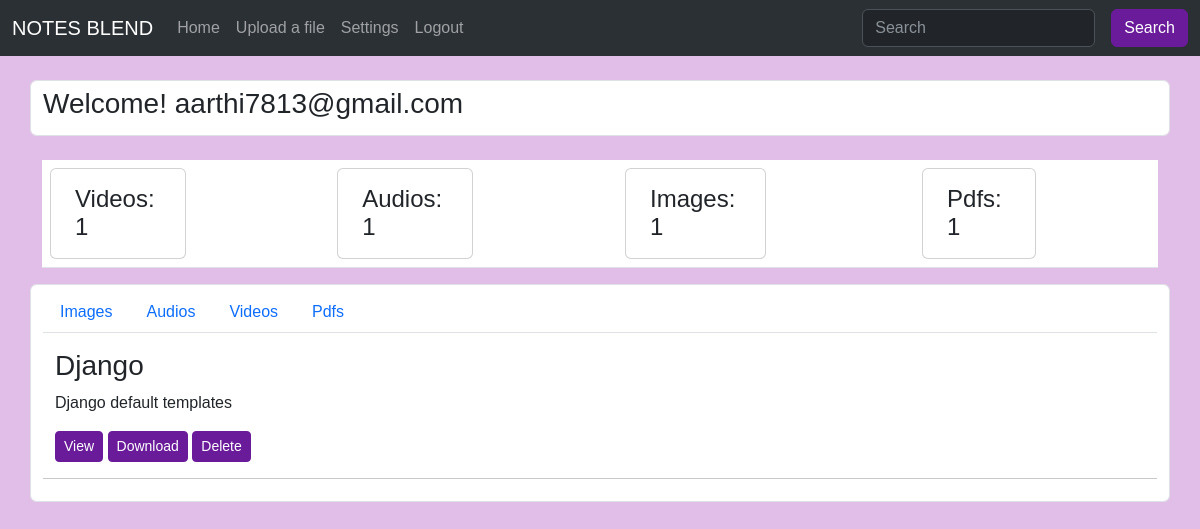
Screenshot of /settings/ (signed in) with the database file from the repository.
### main/models.py (models this page shows, shortened)
class User(models.Model):
    name = models.CharField(max_length=50)
    email = models.EmailField()
    pwd = models.CharField(max_length=100)
    gender = models.CharField(max_length=20)

class File_Upload(models.Model):
    user = models.ForeignKey(User, models.CASCADE)
    title = models.CharField(max_length=50)
    description = models.TextField()
    file_field = models.FileField(upload_to="")

### main/views.py (the view)
# urls.py: path('settings/', views.settings, name="settings"),
def settings(request):
    if 'user' in request.session:
        user_obj = User.objects.get(email = request.session['user'])
        user_files = File_Upload.objects.filter(user = user_obj)
        img_list = []
        audio_list = []
        videos_list = []
        pdfs_list = []
        for file in user_files:
            if str(file.file_field)[-3:] == 'mp3':
                audio_list.append(file)
            elif str(file.file_field)[-3:] == 'mp4' or str(file.file_field)[-3:] == 'mkv':
                videos_list.append(file)
            elif str(file.file_field)[-3:] == 'jpg' or str(file.file_field)[-3:] == 'png' or str(file.file_field)[-3:] == 'jpeg':
                img_list.append(file)
            elif str(file.file_field)[-3:] == 'pdf':
                pdfs_list.append(file)
        data = {'user_files': user_files, 'videos': len(videos_list), 'audios': len(audio_list), 'images': len(img_list), 'pdf': len(pdfs_list), 'img_list': img_list, 'audio_list': audio_list, 'videos_list': videos_list, 'pdfs_list': pdfs_list}
        return render(request, 'settings.html', data)

### templates/settings.html (shortened to what this page needs)
{% extends 'base.html' %}
{% block body %}
    <div class="container form-control my-4">
        <h3>Welcome! {{request.session.user}}</h3>
    </div>
    <div class="container">
        <table class="table">
            <tbody>
                <tr>
                    <td>
                        <div class="card w-50 py-3 px-4">
                            <h4 class="card-text">Videos: {{videos}}</h4>
                        </div>
                    </td>
                    <td>
                        <div class="card w-50 py-3 px-4">
                            <h4 class="card-text">Audios: {{audios}}</h4>
                        </div>
                    </td>
                    <td>
                        <div class="card w-50 py-3 px-4">
                            <h4 class="card-text">Images: {{images}}</h4>
                        </div>
                    </td>
                    <td>
                        <div class="card w-50 py-3 px-4">
                            <h4 class="card-text">Pdfs: {{pdf}}</h4>
                        </div>
                    </td>
                </tr>
            </tbody>
        </table>
    </div>
<div class="container form-control">
    <nav>
        <div class="nav nav-tabs" id="nav-tab" role="tablist">
            <button class="nav-link" id="nav-images-tab" data-bs-toggle="tab" data-bs-target="#nav-images" type="button" role="tab" aria-controls="nav-images" aria-selected="true">Images</button>
            <button class="nav-link" id="nav-audios-tab" data-bs-toggle="tab" data-bs-target="#nav-audios" type="button" role="tab" aria-controls="nav-audios" aria-selected="false">Audios</button>
            <button class="nav-link" id="nav-videos-tab" data-bs-toggle="tab" data-bs-target="#nav-videos" type="button" role="tab" aria-controls="nav-videos" aria-selected="false">Videos</button>
            <button class="nav-link" id="nav-pdfs-tab" data-bs-toggle="tab" data-bs-target="#nav-pdfs" type="button" role="tab" aria-controls="nav-pdfs" aria-selected="false">Pdfs</button>
        </div>
        <div class="tab-content" id="nav-tabContent">
            <div class="tab-pane fade show active" id="nav-images" role="tabpanel" aria-labelledby="nav-images-tab" tabindex="0">
                {% if img_list %}
                    {% for img in img_list%}
                        <div class="container my-3">
                            <h3>{{img.title}}</h3>
                            <p>{{img.description}}</p>
                            <a class="btn btn-outline-success btn-sm" href="../media/{{img.file_field}}/" target="_blank">View</a>
                            <a class="btn btn-outline-success btn-sm" href="../media/{{img.file_field}}/" download>Download</a>
                            <a href="{% url 'delete_file' img.id %}" class="btn btn-outline-danger btn-sm">Delete</a>
                        </div>
                        <hr>
                    {% endfor %}
                {% else %}
                    No images
                {% endif %}
            </div>
        </div>
    </nav>
</div>
{% endblock %}

### templates/base.html (style rules this page uses)
body { background-color: #e1bee7; font-family: 'Arial', sans-serif; }
.btn { background-color: #6a1b9a; border-color: #6a1b9a; color: #fff; }

### rows the page displays
User: session.user "aarthi7813@gmail.com"
File_Upload: title "Django", description "Django default templates"

### other values shown
{{ videos }} "1"
{{ audios }} "1"
{{ images }} "1"
{{ pdf }} "1"
